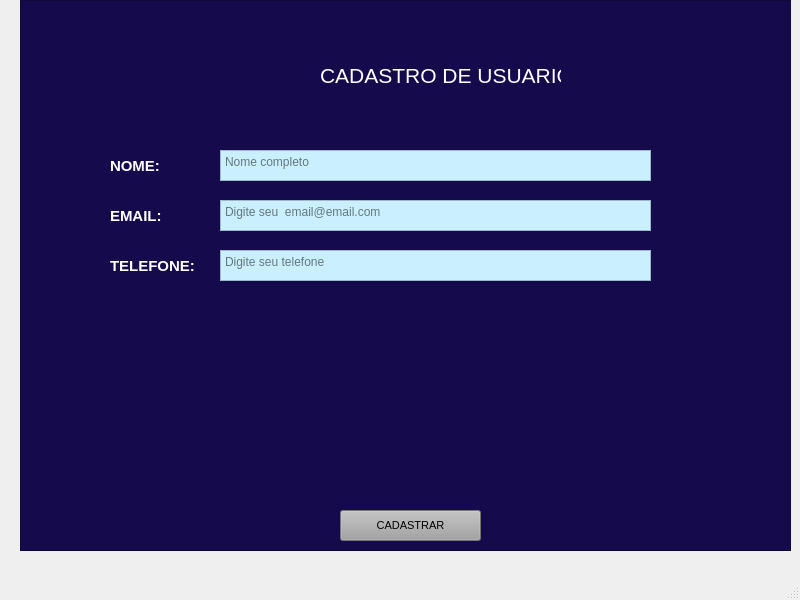
<?xml version="1.0" encoding="UTF-8"?>
<ui version="4.0">
 <class>MainWindow</class>
 <widget class="QMainWindow" name="MainWindow">
  <property name="geometry">
   <rect>
    <x>0</x>
    <y>0</y>
    <width>800</width>
    <height>600</height>
   </rect>
  </property>
  <property name="windowTitle">
   <string>MainWindow</string>
  </property>
  <widget class="QWidget" name="centralwidget">
   <widget class="QFrame" name="frame">
    <property name="geometry">
     <rect>
      <x>20</x>
      <y>0</y>
      <width>771</width>
      <height>551</height>
     </rect>
    </property>
    <property name="styleSheet">
     <string notr="true">background-color: rgb(21, 11, 76);</string>
    </property>
    <property name="frameShape">
     <enum>QFrame::StyledPanel</enum>
    </property>
    <property name="frameShadow">
     <enum>QFrame::Raised</enum>
    </property>
    <widget class="QPushButton" name="pushButton">
     <property name="geometry">
      <rect>
       <x>320</x>
       <y>510</y>
       <width>141</width>
       <height>31</height>
      </rect>
     </property>
     <property name="font">
      <font>
       <family>MS Sans Serif</family>
       <pointsize>8</pointsize>
      </font>
     </property>
     <property name="styleSheet">
      <string notr="true">background-color: rgb(163, 163, 163);</string>
     </property>
     <property name="text">
      <string>CADASTRAR</string>
     </property>
    </widget>
    <widget class="QLabel" name="label">
     <property name="geometry">
      <rect>
       <x>90</x>
       <y>150</y>
       <width>51</width>
       <height>31</height>
      </rect>
     </property>
     <property name="font">
      <font>
       <pointsize>11</pointsize>
       <weight>75</weight>
       <bold>true</bold>
      </font>
     </property>
     <property name="styleSheet">
      <string notr="true">color: rgb(255, 255, 255);</string>
     </property>
     <property name="text">
      <string>NOME:</string>
     </property>
    </widget>
    <widget class="QPlainTextEdit" name="plainTextEdit">
     <property name="geometry">
      <rect>
       <x>200</x>
       <y>150</y>
       <width>431</width>
       <height>31</height>
      </rect>
     </property>
     <property name="styleSheet">
      <string notr="true">background-color: rgb(202, 240, 255);</string>
     </property>
     <property name="lineWidth">
      <number>1</number>
     </property>
     <property name="placeholderText">
      <string>Nome completo</string>
     </property>
    </widget>
    <widget class="QLabel" name="label_2">
     <property name="geometry">
      <rect>
       <x>90</x>
       <y>200</y>
       <width>51</width>
       <height>31</height>
      </rect>
     </property>
     <property name="font">
      <font>
       <pointsize>11</pointsize>
       <weight>75</weight>
       <bold>true</bold>
      </font>
     </property>
     <property name="styleSheet">
      <string notr="true">color: rgb(255, 255, 255);</string>
     </property>
     <property name="text">
      <string>EMAIL:</string>
     </property>
    </widget>
    <widget class="QPlainTextEdit" name="plainTextEdit_2">
     <property name="geometry">
      <rect>
       <x>200</x>
       <y>200</y>
       <width>431</width>
       <height>31</height>
      </rect>
     </property>
     <property name="styleSheet">
      <string notr="true">background-color: rgb(202, 240, 255);</string>
     </property>
     <property name="placeholderText">
      <string>Digite seu  email@email.com</string>
     </property>
    </widget>
    <widget class="QLabel" name="label_3">
     <property name="geometry">
      <rect>
       <x>90</x>
       <y>250</y>
       <width>91</width>
       <height>31</height>
      </rect>
     </property>
     <property name="font">
      <font>
       <pointsize>11</pointsize>
       <weight>75</weight>
       <bold>true</bold>
      </font>
     </property>
     <property name="styleSheet">
      <string notr="true">color: rgb(255, 255, 255);</string>
     </property>
     <property name="text">
      <string>TELEFONE:</string>
     </property>
    </widget>
    <widget class="QPlainTextEdit" name="plainTextEdit_3">
     <property name="geometry">
      <rect>
       <x>200</x>
       <y>250</y>
       <width>431</width>
       <height>31</height>
      </rect>
     </property>
     <property name="styleSheet">
      <string notr="true">background-color: rgb(202, 240, 255);</string>
     </property>
     <property name="placeholderText">
      <string notr="true">Digite seu telefone</string>
     </property>
    </widget>
    <widget class="QLabel" name="label_4">
     <property name="geometry">
      <rect>
       <x>300</x>
       <y>60</y>
       <width>241</width>
       <height>31</height>
      </rect>
     </property>
     <property name="font">
      <font>
       <pointsize>16</pointsize>
       <weight>50</weight>
       <bold>false</bold>
      </font>
     </property>
     <property name="styleSheet">
      <string notr="true">color: rgb(255, 255, 255);</string>
     </property>
     <property name="text">
      <string>CADASTRO DE USUARIO</string>
     </property>
    </widget>
   </widget>
  </widget>
  <widget class="QMenuBar" name="menubar">
   <property name="geometry">
    <rect>
     <x>0</x>
     <y>0</y>
     <width>800</width>
     <height>21</height>
    </rect>
   </property>
  </widget>
  <widget class="QStatusBar" name="statusbar"/>
 </widget>
 <resources/>
 <connections/>
</ui>
